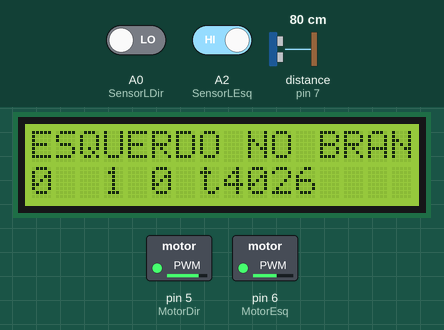
A sketch run on a simulated Arduino Uno, built with avr-gcc and run on an emulated ATmega328P. Parts: 16×2 character LCD, switched loads named in the sketch (green lamp = pin HIGH). The inputs (shaded band) are chosen by the test bench; at power-on: distance to the obstacle (sensor on pin 7) 80 cm, A0 (SensorLDir) LOW, A2 (SensorLEsq) HIGH. Pins used as bus, display or sensor lines are not drawn; what the sketch prints to the serial monitor is not drawn.

Above: at 4.3 s.
4.4 s: distance to the obstacle (sensor on pin 7) set to 12 cm
At 4.78 s:
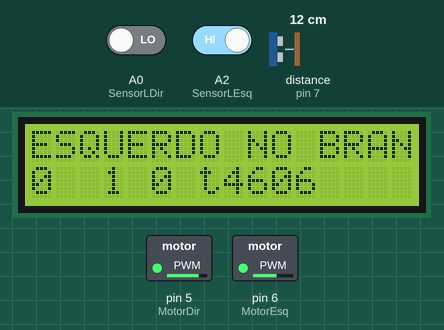
6.1 s: distance to the obstacle (sensor on pin 7) set to 9 cm
At 7.0 s:
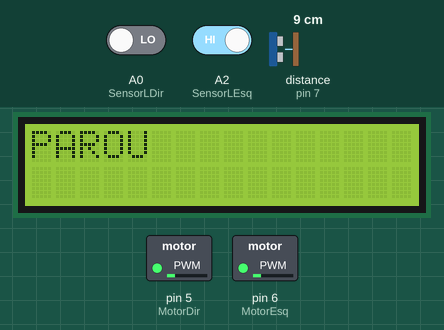
9.1 s: A0 (SensorLDir) driven HIGH
At 10.8 s:
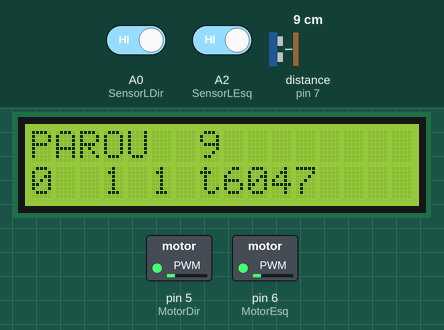
12.1 s: distance to the obstacle (sensor on pin 7) set to 60 cm
At 12.97 s:
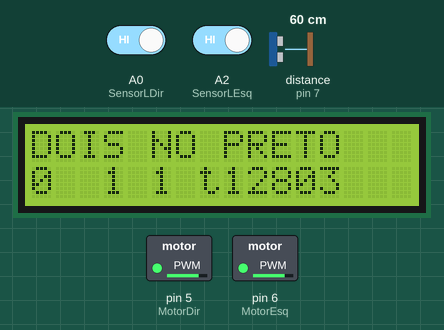
15.1 s: A2 (SensorLEsq) driven LOW
At 15.56 s:
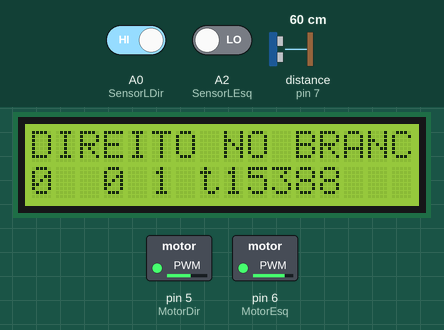
17.7 s: A0 (SensorLDir) driven LOW
At 21.5 s:
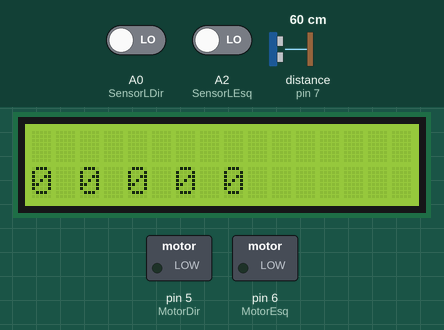
Timing chart, 0 to 23.0 s (numbered marks = the images above; inputs shaded):
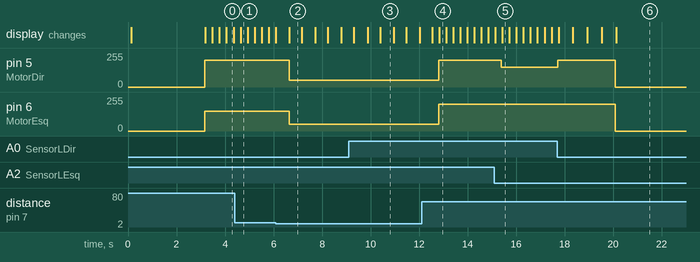

The sketch:

Teste_Carrinho_com_Card_RFID.ino
```cpp
#include <Wire.h>
#include <LiquidCrystal_I2C.h>
#include <stdio.h>
#include <stdlib.h>
#include <locale.h>
#include "Ultrasonic.h"
#include <MFRC522.h>
#include <StackArray.h>
#include <SPI.h>
// DEFINIÇÕES
#define endereco  0x27 // Endereços comuns: 0x27, 0x3F
#define colunas   16
#define linhas    2
StackArray<String> uidStack;

// DEFINIÇÕES DE PINOS
#define MotorDir 5
#define MotorEsq 6

#define SensorLDir A0
#define SensorLEsq A2

unsigned long tempo; //Variável global
const unsigned long period = 20000;  //Constante global em milissegundos
int distancia;

int a;
int b;
int c;
int d;
int e;

// DEFINIÇÕES
#define LINHA 0


#define FRENTE  1
#define PARADO  0
#define TRAS   -1

#define RST_PIN   9
#define SS_PIN    10

MFRC522 mfrc522(SS_PIN, RST_PIN);

// DECLARAÇÃO DE FUNÇÕES

#define velocidade 255

Ultrasonic ultrassom(2,7);

LiquidCrystal_I2C lcd(endereco, colunas, linhas);

typedef struct NO{
  int dado;
  struct NO *prox;
}NO;

typedef struct PILHA{
  NO *topo;
}PILHA;

void inicializaPilha(PILHA *p){
  p->topo = NULL;
}

void empilha (int dado, PILHA *p){
  NO *ptr = (NO*) malloc(sizeof(NO));
  if(ptr == NULL){
    printf("Erro de alocação de nó. \n");
    return;
  } else {
    ptr->dado = dado;
    ptr->prox = p->topo;
    p->topo = ptr;
  }
}

int desempilha(PILHA *p){
  NO* ptr = p->topo;
  int dado;
  if(ptr == NULL){
    printf("Pilha vazia. \n");
    return;
  } else {
    p -> topo = ptr->prox;
    ptr->prox = NULL;
    dado = ptr->dado;
    free(ptr);
    return dado;
  }
}

void imprimePilha(PILHA *p){
  NO *ptr = p->topo;
  int tr;
  if(ptr == NULL){
    printf("Pilha vazia. \n");
    lcd.clear();
    lcd.print("Pilha vazia.");
    return;
  } else {
    lcd.setCursor(0,1);
    lcd.print("                ");
    lcd.setCursor(0,1);
    while(ptr != NULL){
      printf("%d", ptr->dado);
      tr = ptr->dado;
      lcd.print(tr);
      lcd.print(" ");
      ptr = ptr->prox;
    }
    printf("\n");
  }
}

void setup() {
  Serial.begin(9600);
  SPI.begin();
  mfrc522.PCD_Init();
  delay(4);
  mfrc522.PCD_DumpVersionToSerial();
  lcd.init(); // INICIA A COMUNICAÇÃO COM O DISPLAY
  lcd.backlight(); // LIGA A ILUMINAÇÃO DO DISPLAY
  lcd.clear(); // LIMPA O DISPLAY
  tempo = 0;
  lcd.setCursor(0, 0);
  lcd.print("OBJ: COLHER DADOS");
  pinMode(MotorDir, OUTPUT);
  pinMode(MotorEsq, OUTPUT);
  analogWrite(MotorEsq, 0);
  analogWrite(MotorDir, 0);
  delay(3000);
  pinMode(SensorLEsq, INPUT);
  pinMode(SensorLDir, INPUT);
  Serial.println("Passe um cartão no leitor para obter algumas informações dele.");
}

void loop() {
  Serial.println("aaa");
  bool valE = digitalRead(SensorLEsq);
  bool valD = digitalRead(SensorLDir);
  distancia = ultrassom.Ranging(CM);
  static boolean flaga = true;
  static boolean flagb = true;
  static boolean flagc = true;
  static boolean flagd = true;
  static boolean flage = true;
  char uidString[32];
  String conteudo ="";
  byte letra;
  for(byte i = 0; i <mfrc522.uid.size; i++){
    Serial.print(mfrc522.uid.uidByte[i] < 0x10 ? " 0 " : " ");
    Serial.print(mfrc522.uid.uidByte[i], HEX);
    conteudo.concat(String(mfrc522.uid.uidByte[i]< 0x10 ? " 0 " : " "));
    conteudo.concat(String(mfrc522.uid.uidByte[i], HEX));
  }
  conteudo.toUpperCase();

  if(conteudo.substring(1) == "1A 6F 58 19")
  {
    if(flaga){
      a = 1;
      flaga = false;
      Serial.print("F");
    }
  }

  if(conteudo.substring(1) == "04 51 BE C2 5E 71 80")
  {
    if(flagb){

      flagb = false;
    }

  }

  if(conteudo.substring(1) == "04 BD 9C C2 5E 71 80")
  {
    if(flagc){

      flagc = false;
    }
  }

  if(conteudo.substring(1) == "04 BD 9C C2 5E 71 80")
  {
    if(flagd){

      flagd = false;
    }
  }

  if(conteudo.substring(1) == "04 BD 9C C2 5E 71 80")
  {
    if(flage){

      flage = false;
    }
  }
  if((distancia >  10)){
    tempo = millis();
    lcd.clear();
    lcd.setCursor(0,0);
    if (tempo < period){
      if (valE == LINHA && valD == LINHA) {
        analogWrite(MotorEsq, 200);
        analogWrite(MotorDir, 200);
        lcd.print("OS DOIS NO BRANCO");
        lcd.setCursor(0,1);
        lcd.print(LINHA);
        lcd.setCursor(3,1);
        lcd.print(valE);
        lcd.setCursor(5,1);
        lcd.print(valD);
        lcd.setCursor(7,1);
        lcd.print("t");
        lcd.print(tempo);
        delay(300);
      }
      if (valE == LINHA && valD != LINHA) {
        analogWrite(MotorEsq, 200);
        analogWrite(MotorDir, 150);
        lcd.print("DIREITO NO BRANCO");
        lcd.setCursor(0,1);
        lcd.print(LINHA);
        lcd.setCursor(3,1);
        lcd.print(valE);
        lcd.setCursor(5,1);
        lcd.print(valD);
        lcd.setCursor(7,1);
        lcd.print("t");
        lcd.print(tempo);
      }
      if (valE != LINHA && valD == LINHA) {
        analogWrite(MotorEsq, 150);
        analogWrite(MotorDir, 200);
        lcd.print("ESQUERDO NO BRANCO");
        lcd.setCursor(0,1);
        lcd.print(LINHA);
        lcd.setCursor(3,1);
        lcd.print(valE);
        lcd.setCursor(5,1);
        lcd.print(valD);
        lcd.setCursor(7,1);
        lcd.print("t");
        lcd.print(tempo);
      }
       if (valE != LINHA && valD != LINHA){
        analogWrite(MotorDir, 200);
        analogWrite(MotorEsq, 200);
        lcd.print("DOIS NO PRETO");
        lcd.setCursor(0,1);
        lcd.print(LINHA);
        lcd.setCursor(3,1);
        lcd.print(valE);
        lcd.setCursor(5,1);
        lcd.print(valD);
        lcd.setCursor(7,1);
        lcd.print("t");
        lcd.print(tempo);
      }
    } else {
        analogWrite(MotorDir, 0);
        analogWrite(MotorEsq, 0);
        lcd.clear();
        lcd.print("Acabou o tempo");
        lcd.clear();
        PILHA *p1 = (PILHA*) malloc(sizeof(PILHA));
        inicializaPilha(p1);
        if(p1 == NULL){
          printf("Erro de alocação da pilha. \n");
          exit(0);
        } else {

          empilha(a, p1);
          empilha(b, p1);
          empilha(c, p1);
          empilha(d, p1);
          empilha(e, p1);

          imprimePilha(p1);
          delay(10000);
          desempilha(p1);
          imprimePilha(p1);
          delay(3000);
          desempilha(p1);
          imprimePilha(p1);
          delay(3000);
          desempilha(p1);
          imprimePilha(p1);
          delay(3000);
          desempilha(p1);
          imprimePilha(p1);
          delay(3000);
          desempilha(p1);
          imprimePilha(p1);
        }
      }
  } else{
        delay(300);
        analogWrite(MotorDir, 50);
        analogWrite(MotorEsq, 50);
        Serial.println("PAROU PARA EVITAR A BATIDA");
        lcd.clear();
        lcd.print("PAROU");
        delay(500); // DELAY DE 5 SEGUNDOS
        lcd.setCursor(0, 1); // POSICIONA O CURSOR NA PRIMEIRA COLUNA DA LINHA 2
        lcd.print(LINHA);
        lcd.setCursor(3,1);
        lcd.print(valE);
        lcd.setCursor(5,1);
        lcd.print(valD);
        lcd.setCursor(7,1);
        lcd.print("t");
        lcd.print(tempo);
        lcd.setCursor(7,0);
        lcd.print(distancia);
      }
  delay(255);
}
// IMPLEMENTO DE FUNÇÕES
```

Measured:
- the behaviour switches between 11 and 10 cm on distance to the obstacle (sensor on pin 7) (found by bisection; images 1 and 2)
- after the input at 6.1 s, pin 5 (MotorDir): 200/255 → 50/255 after 0.54 s; pin 6 (MotorEsq): 150/255 → 50/255 after 0.54 s; the display: changes after 0.55 s (image 2)
- after the input at 9.1 s, the display: first differs from a run without the input after 1.3 s (image 3)
- after the input at 12.1 s, pin 5 (MotorDir), pin 6 (MotorEsq): 50/255 → 200/255 after 0.71 s; the display: first differs from a run without the input after 0.73 s (image 4)
- after the input at 15.1 s, pin 5 (MotorDir): 200/255 → 150/255 after 0.29 s; the display: first differs from a run without the input after 0.32 s (image 5)
- after the input at 17.7 s, pin 5 (MotorDir): 150/255 → 200/255 at once, → 0/255 2.4 s later; the display: first changes after 0.05 s (image 6 shows a later state)
- what the display in image 2 shows lasts 0.6 s, from 6.6 s to 7.2 s
